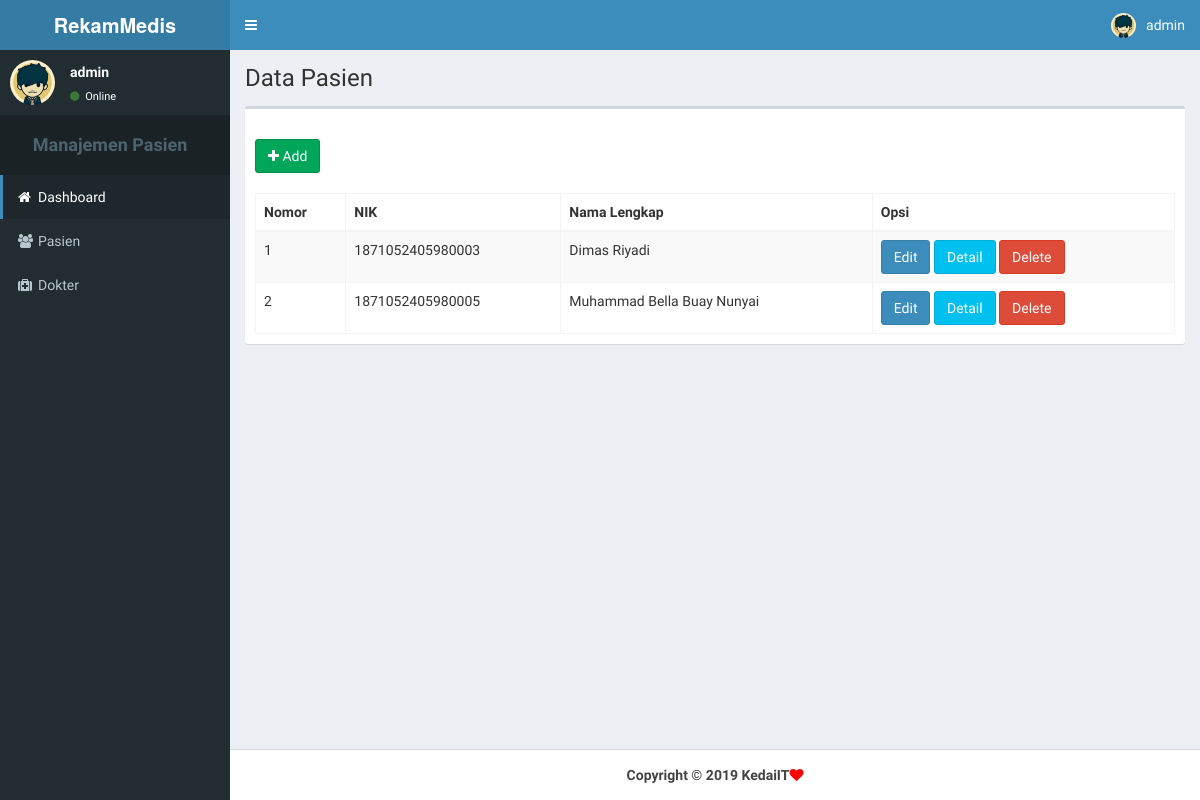
/operator/pasien.php (signed in), run on an earlier commit of the app's database.
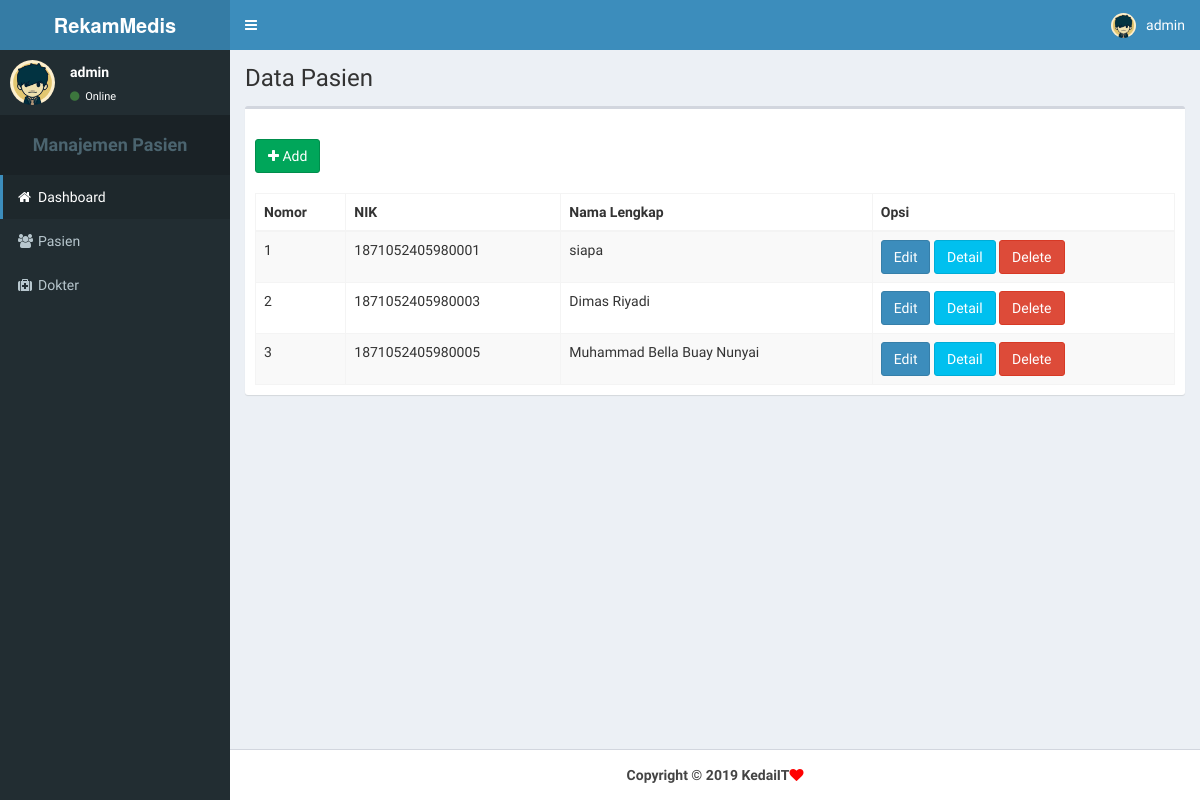
And on a later commit of the database.
### tables this page shows
CREATE TABLE `pasien` (
  `nik` varchar(20) NOT NULL,
  `nama` varchar(50) DEFAULT NULL,
  `umur` varchar(3) DEFAULT NULL,
  `tgl_lahir` date DEFAULT NULL,
  `alamat` varchar(100) DEFAULT NULL,
  `no_telpon` varchar(15) DEFAULT NULL
);

### operator/detail_pasien.php (the view, shortened to what this page needs)
<thead>
					<tr>
                        <th>Nomor</th>
						<th>NIK</th>
						<th>Nama Lengkap</th>
						<th>Opsi</th>
					</tr>
				</thead>
				<tbody>
                    <?php
                        $no=0;
						$querypasien = mysqli_query ($connect, "SELECT nik, nama, umur, tgl_lahir, alamat, no_telpon FROM pasien");
						while ($pasien = mysqli_fetch_array ($querypasien)){
                            $no++;
							echo "
                                <tr>
                                    <td>$no</td>
									<td>$pasien[nik]</td>
									<td>$pasien[nama]</td>
									<td>
										<a href='#' class='open_modal_edit btn btn-primary' nik='$pasien[nik]'>Edit</a>
										<a href='#' class='open_modal_detail btn btn-info' nik='$pasien[nik]'>Detail</a>
										<a href='#' class='btn btn-danger' onClick='confirm_delete(\"pasien_delete.php?nik=$pasien[nik]\")'>Delete</a>
									</td>
								</tr>";
						}
					?>
				</tbody>

What changed in the data, as far as the page shows it:
added pasien: nik "1871052405980001", nama "siapa"
